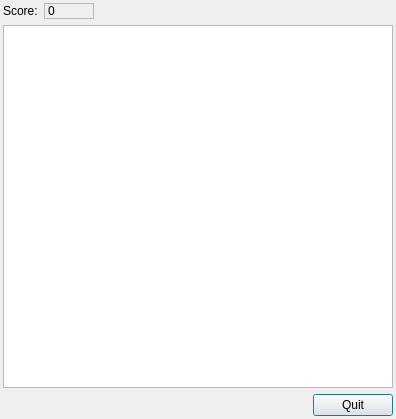
<?xml version="1.0" encoding="UTF-8"?>
<ui version="4.0">
 <class>GameWindow</class>
 <widget class="QDialog" name="GameWindow">
  <property name="geometry">
   <rect>
    <x>0</x>
    <y>0</y>
    <width>396</width>
    <height>419</height>
   </rect>
  </property>
  <property name="windowTitle">
   <string>Dialog</string>
  </property>
  <layout class="QVBoxLayout" name="verticalLayout">
   <property name="leftMargin">
    <number>3</number>
   </property>
   <property name="topMargin">
    <number>3</number>
   </property>
   <property name="rightMargin">
    <number>3</number>
   </property>
   <property name="bottomMargin">
    <number>3</number>
   </property>
   <item>
    <layout class="QHBoxLayout" name="horizontalLayout">
     <item>
      <widget class="QLabel" name="ScoreLabel">
       <property name="text">
        <string>Score:</string>
       </property>
      </widget>
     </item>
     <item>
      <widget class="QLabel" name="score_lbl_">
       <property name="sizePolicy">
        <sizepolicy hsizetype="Expanding" vsizetype="Preferred">
         <horstretch>0</horstretch>
         <verstretch>0</verstretch>
        </sizepolicy>
       </property>
       <property name="maximumSize">
        <size>
         <width>50</width>
         <height>16777215</height>
        </size>
       </property>
       <property name="frameShape">
        <enum>QFrame::StyledPanel</enum>
       </property>
       <property name="text">
        <string>0</string>
       </property>
      </widget>
     </item>
     <item>
      <spacer name="horizontalSpacer">
       <property name="orientation">
        <enum>Qt::Horizontal</enum>
       </property>
       <property name="sizeHint" stdset="0">
        <size>
         <width>13</width>
         <height>16</height>
        </size>
       </property>
      </spacer>
     </item>
    </layout>
   </item>
   <item>
    <widget class="QGraphicsView" name="snake_game_">
     <property name="verticalScrollBarPolicy">
      <enum>Qt::ScrollBarAlwaysOff</enum>
     </property>
     <property name="horizontalScrollBarPolicy">
      <enum>Qt::ScrollBarAlwaysOff</enum>
     </property>
    </widget>
   </item>
   <item>
    <layout class="QHBoxLayout" name="horizontalLayout_2">
     <item>
      <spacer name="horizontalSpacer_2">
       <property name="orientation">
        <enum>Qt::Horizontal</enum>
       </property>
       <property name="sizeHint" stdset="0">
        <size>
         <width>29</width>
         <height>22</height>
        </size>
       </property>
      </spacer>
     </item>
     <item>
      <widget class="QPushButton" name="quit_btn_">
       <property name="text">
        <string>Quit</string>
       </property>
      </widget>
     </item>
    </layout>
   </item>
  </layout>
 </widget>
 <resources/>
 <connections>
  <connection>
   <sender>quit_btn_</sender>
   <signal>clicked()</signal>
   <receiver>GameWindow</receiver>
   <slot>close()</slot>
   <hints>
    <hint type="sourcelabel">
     <x>349</x>
     <y>402</y>
    </hint>
    <hint type="destinationlabel">
     <x>260</x>
     <y>324</y>
    </hint>
   </hints>
  </connection>
 </connections>
</ui>
